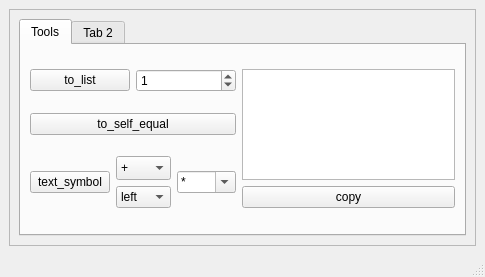
<?xml version="1.0" encoding="UTF-8"?>
<ui version="4.0">
 <class>MainWindow</class>
 <widget class="QMainWindow" name="MainWindow">
  <property name="geometry">
   <rect>
    <x>0</x>
    <y>0</y>
    <width>485</width>
    <height>277</height>
   </rect>
  </property>
  <property name="windowTitle">
   <string>MainWindow</string>
  </property>
  <widget class="QWidget" name="centralwidget">
   <layout class="QGridLayout" name="gridLayout_2">
    <item row="0" column="0">
     <widget class="QScrollArea" name="scrollArea">
      <property name="widgetResizable">
       <bool>true</bool>
      </property>
      <widget class="QWidget" name="scrollAreaWidgetContents">
       <property name="geometry">
        <rect>
         <x>0</x>
         <y>0</y>
         <width>461</width>
         <height>208</height>
        </rect>
       </property>
       <layout class="QGridLayout" name="gridLayout">
        <item row="0" column="0">
         <widget class="QTabWidget" name="tabWidget">
          <property name="currentIndex">
           <number>0</number>
          </property>
          <widget class="QWidget" name="tab">
           <attribute name="title">
            <string>Tools</string>
           </attribute>
           <layout class="QGridLayout" name="gridLayout_3">
            <item row="0" column="0">
             <layout class="QHBoxLayout" name="horizontalLayout">
              <item>
               <widget class="QPushButton" name="pushButton">
                <property name="text">
                 <string>to_list</string>
                </property>
               </widget>
              </item>
              <item>
               <widget class="QSpinBox" name="var_numer_of_line">
                <property name="value">
                 <number>1</number>
                </property>
               </widget>
              </item>
             </layout>
            </item>
            <item row="0" column="1" rowspan="3">
             <layout class="QVBoxLayout" name="verticalLayout_2">
              <item>
               <widget class="QPlainTextEdit" name="copytext">
                <property name="plainText">
                 <string/>
                </property>
               </widget>
              </item>
              <item>
               <widget class="QPushButton" name="pushButton_4">
                <property name="text">
                 <string>copy</string>
                </property>
               </widget>
              </item>
             </layout>
            </item>
            <item row="1" column="0">
             <widget class="QPushButton" name="pushButton_2">
              <property name="text">
               <string>to_self_equal</string>
              </property>
             </widget>
            </item>
            <item row="2" column="0">
             <layout class="QHBoxLayout" name="horizontalLayout_2">
              <item>
               <widget class="QPushButton" name="pushButton_3">
                <property name="text">
                 <string>text_symbol</string>
                </property>
               </widget>
              </item>
              <item>
               <layout class="QVBoxLayout" name="verticalLayout">
                <item>
                 <widget class="QComboBox" name="plusBox">
                  <property name="minimumSize">
                   <size>
                    <width>50</width>
                    <height>24</height>
                   </size>
                  </property>
                  <property name="sizeAdjustPolicy">
                   <enum>QComboBox::AdjustToContentsOnFirstShow</enum>
                  </property>
                  <item>
                   <property name="text">
                    <string>+</string>
                   </property>
                  </item>
                  <item>
                   <property name="text">
                    <string>-</string>
                   </property>
                  </item>
                 </widget>
                </item>
                <item>
                 <widget class="QComboBox" name="directBox">
                  <property name="sizeAdjustPolicy">
                   <enum>QComboBox::AdjustToContents</enum>
                  </property>
                  <item>
                   <property name="text">
                    <string>left</string>
                   </property>
                  </item>
                  <item>
                   <property name="text">
                    <string>right</string>
                   </property>
                  </item>
                  <item>
                   <property name="text">
                    <string>all</string>
                   </property>
                  </item>
                 </widget>
                </item>
               </layout>
              </item>
              <item>
               <widget class="QComboBox" name="symbolBox">
                <property name="editable">
                 <bool>true</bool>
                </property>
                <item>
                 <property name="text">
                  <string>*</string>
                 </property>
                </item>
                <item>
                 <property name="text">
                  <string>·</string>
                 </property>
                </item>
                <item>
                 <property name="text">
                  <string>smile</string>
                 </property>
                </item>
               </widget>
              </item>
             </layout>
            </item>
           </layout>
          </widget>
          <widget class="QWidget" name="tab_2">
           <attribute name="title">
            <string>Tab 2</string>
           </attribute>
          </widget>
         </widget>
        </item>
       </layout>
      </widget>
     </widget>
    </item>
   </layout>
  </widget>
  <widget class="QMenuBar" name="menubar">
   <property name="geometry">
    <rect>
     <x>0</x>
     <y>0</y>
     <width>485</width>
     <height>23</height>
    </rect>
   </property>
  </widget>
  <widget class="QStatusBar" name="statusbar"/>
 </widget>
 <resources/>
 <connections>
  <connection>
   <sender>pushButton_2</sender>
   <signal>clicked()</signal>
   <receiver>MainWindow</receiver>
   <slot>to_self_equal()</slot>
   <hints>
    <hint type="sourcelabel">
     <x>124</x>
     <y>172</y>
    </hint>
    <hint type="destinationlabel">
     <x>133</x>
     <y>301</y>
    </hint>
   </hints>
  </connection>
  <connection>
   <sender>pushButton</sender>
   <signal>clicked()</signal>
   <receiver>MainWindow</receiver>
   <slot>to_list()</slot>
   <hints>
    <hint type="sourcelabel">
     <x>94</x>
     <y>125</y>
    </hint>
    <hint type="destinationlabel">
     <x>96</x>
     <y>301</y>
    </hint>
   </hints>
  </connection>
  <connection>
   <sender>pushButton_4</sender>
   <signal>clicked()</signal>
   <receiver>MainWindow</receiver>
   <slot>add_copy()</slot>
   <hints>
    <hint type="sourcelabel">
     <x>505</x>
     <y>268</y>
    </hint>
    <hint type="destinationlabel">
     <x>368</x>
     <y>277</y>
    </hint>
   </hints>
  </connection>
  <connection>
   <sender>pushButton_3</sender>
   <signal>clicked()</signal>
   <receiver>MainWindow</receiver>
   <slot>text_symbol()</slot>
   <hints>
    <hint type="sourcelabel">
     <x>72</x>
     <y>229</y>
    </hint>
    <hint type="destinationlabel">
     <x>78</x>
     <y>307</y>
    </hint>
   </hints>
  </connection>
 </connections>
 <slots>
  <slot>to_self_equal()</slot>
  <slot>to_list()</slot>
  <slot>add_copy()</slot>
  <slot>text_symbol()</slot>
 </slots>
</ui>
